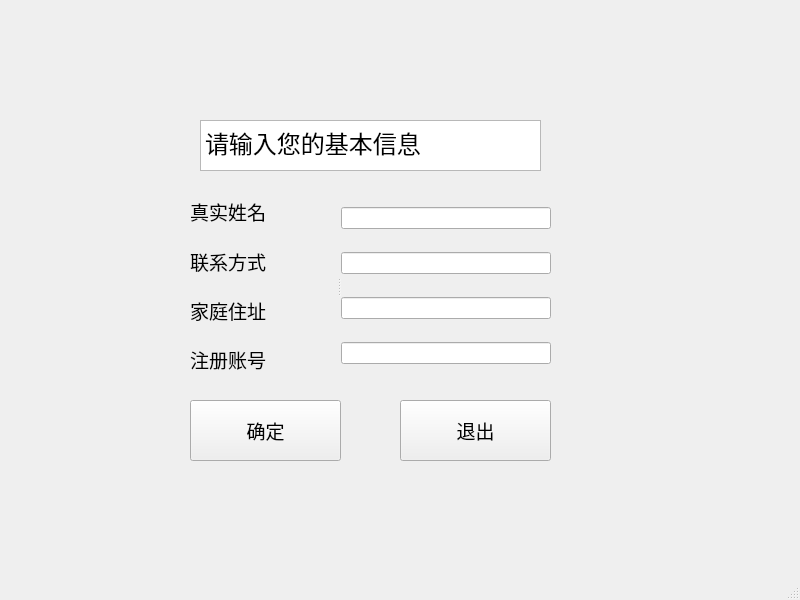
<?xml version="1.0" encoding="UTF-8"?>
<ui version="4.0">
 <class>REGI</class>
 <widget class="QMainWindow" name="REGI">
  <property name="geometry">
   <rect>
    <x>0</x>
    <y>0</y>
    <width>800</width>
    <height>600</height>
   </rect>
  </property>
  <property name="windowTitle">
   <string>MainWindow</string>
  </property>
  <widget class="QWidget" name="centralwidget">
   <widget class="QTextBrowser" name="textBrowser">
    <property name="geometry">
     <rect>
      <x>200</x>
      <y>120</y>
      <width>341</width>
      <height>51</height>
     </rect>
    </property>
    <property name="html">
     <string>&lt;!DOCTYPE HTML PUBLIC &quot;-//W3C//DTD HTML 4.0//EN&quot; &quot;http://www.w3.org/TR/REC-html40/strict.dtd&quot;&gt;
&lt;html&gt;&lt;head&gt;&lt;meta name=&quot;qrichtext&quot; content=&quot;1&quot; /&gt;&lt;style type=&quot;text/css&quot;&gt;
p, li { white-space: pre-wrap; }
&lt;/style&gt;&lt;/head&gt;&lt;body style=&quot; font-family:'SimSun'; font-size:7.2pt; font-weight:400; font-style:normal;&quot;&gt;
&lt;p style=&quot; margin-top:0px; margin-bottom:0px; margin-left:0px; margin-right:0px; -qt-block-indent:0; text-indent:0px;&quot;&gt;&lt;span style=&quot; font-size:18pt;&quot;&gt;请输入您的基本信息&lt;/span&gt;&lt;/p&gt;&lt;/body&gt;&lt;/html&gt;</string>
    </property>
   </widget>
   <widget class="QPushButton" name="BT31">
    <property name="geometry">
     <rect>
      <x>190</x>
      <y>400</y>
      <width>151</width>
      <height>61</height>
     </rect>
    </property>
    <property name="font">
     <font>
      <family>Arial</family>
      <pointsize>14</pointsize>
     </font>
    </property>
    <property name="text">
     <string>确定</string>
    </property>
   </widget>
   <widget class="QPushButton" name="BT32">
    <property name="geometry">
     <rect>
      <x>400</x>
      <y>400</y>
      <width>151</width>
      <height>61</height>
     </rect>
    </property>
    <property name="font">
     <font>
      <family>Arial</family>
      <pointsize>14</pointsize>
     </font>
    </property>
    <property name="text">
     <string>退出</string>
    </property>
   </widget>
   <widget class="QSplitter" name="splitter">
    <property name="geometry">
     <rect>
      <x>190</x>
      <y>190</y>
      <width>361</width>
      <height>191</height>
     </rect>
    </property>
    <property name="orientation">
     <enum>Qt::Horizontal</enum>
    </property>
    <widget class="QWidget" name="">
     <layout class="QVBoxLayout" name="verticalLayout">
      <item>
       <widget class="QLabel" name="label">
        <property name="font">
         <font>
          <family>Arial</family>
          <pointsize>14</pointsize>
         </font>
        </property>
        <property name="text">
         <string>真实姓名</string>
        </property>
       </widget>
      </item>
      <item>
       <widget class="QLabel" name="label_3">
        <property name="font">
         <font>
          <family>Arial</family>
          <pointsize>14</pointsize>
         </font>
        </property>
        <property name="text">
         <string>联系方式</string>
        </property>
       </widget>
      </item>
      <item>
       <widget class="QLabel" name="label_4">
        <property name="font">
         <font>
          <family>Arial</family>
          <pointsize>14</pointsize>
         </font>
        </property>
        <property name="text">
         <string>家庭住址</string>
        </property>
       </widget>
      </item>
      <item>
       <widget class="QLabel" name="label_2">
        <property name="font">
         <font>
          <family>Arial</family>
          <pointsize>14</pointsize>
         </font>
        </property>
        <property name="text">
         <string>注册账号</string>
        </property>
       </widget>
      </item>
     </layout>
    </widget>
    <widget class="QWidget" name="">
     <layout class="QVBoxLayout" name="verticalLayout_2">
      <item>
       <widget class="QLineEdit" name="NAME"/>
      </item>
      <item>
       <widget class="QLineEdit" name="NUMBER"/>
      </item>
      <item>
       <widget class="QLineEdit" name="ADRESS"/>
      </item>
      <item>
       <widget class="QLineEdit" name="ID"/>
      </item>
     </layout>
    </widget>
   </widget>
  </widget>
  <widget class="QMenuBar" name="menubar">
   <property name="geometry">
    <rect>
     <x>0</x>
     <y>0</y>
     <width>800</width>
     <height>26</height>
    </rect>
   </property>
  </widget>
  <widget class="QStatusBar" name="statusbar"/>
 </widget>
 <resources/>
 <connections/>
</ui>
